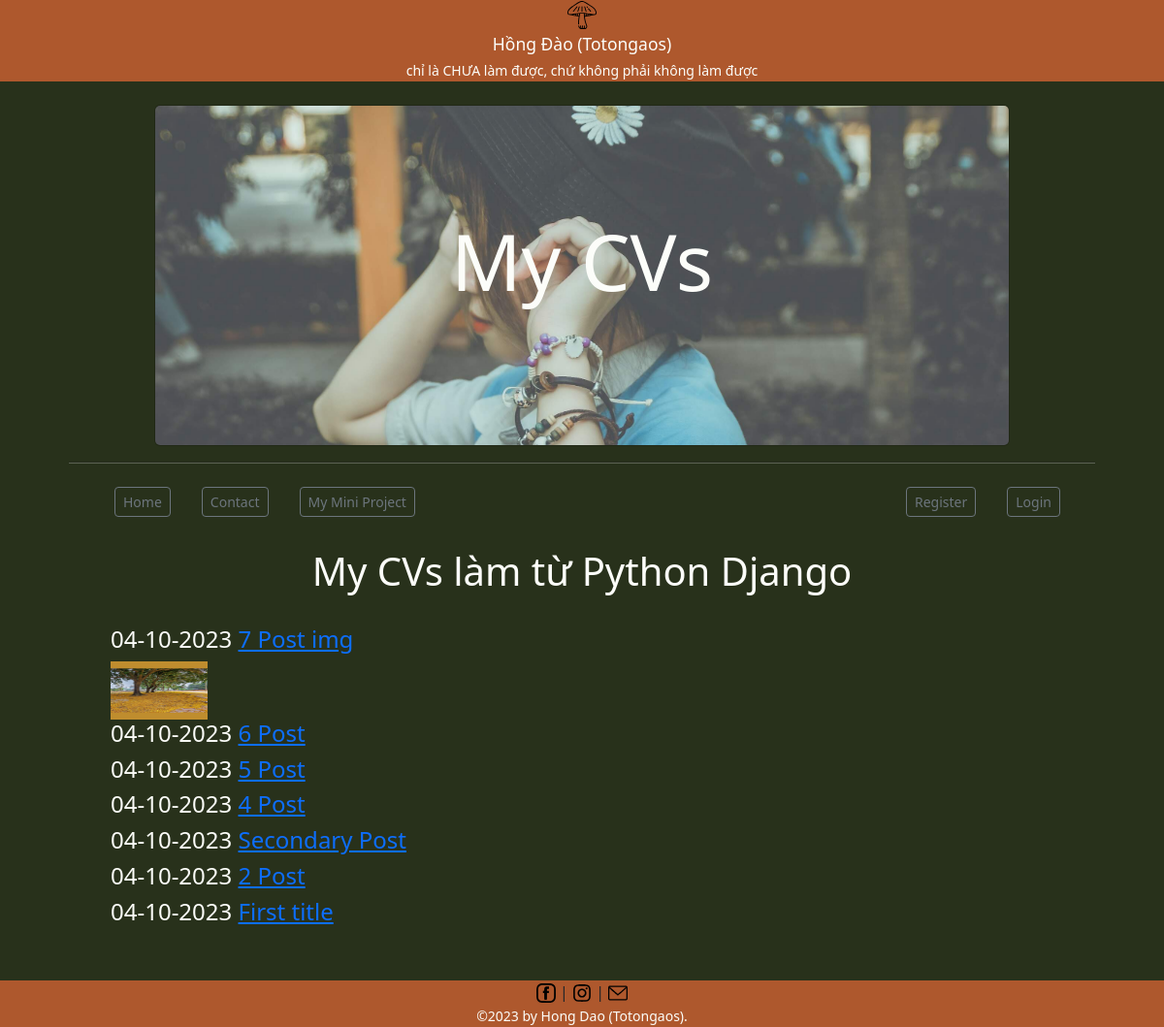
Screenshot of /blog/ with the database file from the repository.
### blog/models.py (models this page shows, shortened)
class Post(models.Model):
    title = models.CharField(max_length=100)
    body = models.TextField()
    date = models.DateTimeField(auto_now_add=True)
    image = models.ImageField(null=True)

### blog/views.py (the view)
# urls.py: path('', views.list, name = 'blog'),
def list(request):
    Data = {'Posts':Post.objects.all().order_by("-date")}
    return render(request, 'blog/blog.html', Data)

### blog/templates/blog/blog.html (shortened to what this page needs)
{% extends "pages/base.html" %}
{% block content %}
{% for post in Posts %}
<h4>{{post.date|date:"d-m-Y"}} <a href="{% url 'post' post.id %}">{{post.title}}</a></h4>
{% if post.image %}
<img src="{{ post.image.url }}" width="100px" height="60px"/>
{% endif %}
{% endfor %}
{% endblock %}

### home/templates/pages/base.html (style rules this page uses)
html, body { height : 100%; background-color : #28311b; }

### rows the page displays
Post: date "04-10-2023", title "7 Post img", image (picture)
Post: date "04-10-2023", title "6 Post"
Post: date "04-10-2023", title "5 Post"
Post: date "04-10-2023", title "4 Post"
Post: date "04-10-2023", title "Secondary Post"
Post: date "04-10-2023", title "2 Post"
Post: date "04-10-2023", title "First title"
